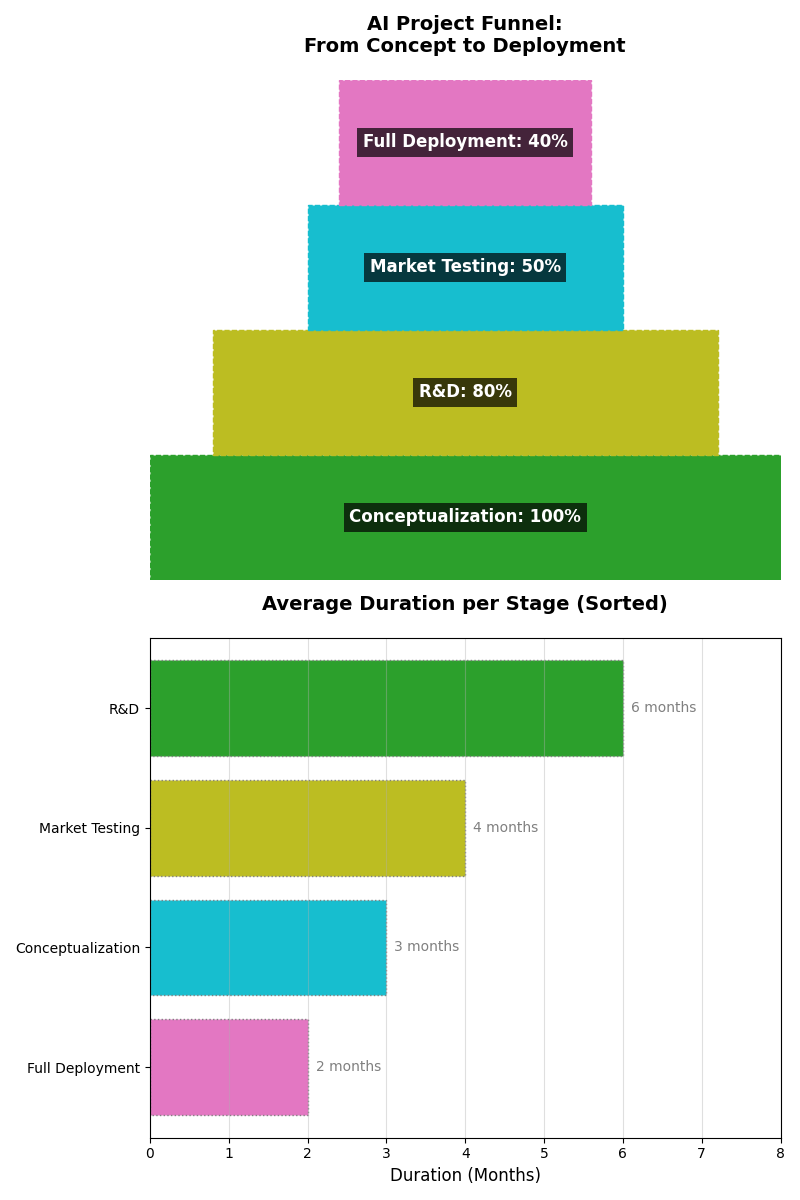

This figure's Python source:
import matplotlib.pyplot as plt
import numpy as np
import matplotlib.patches as patches

stages = ["Conceptualization", "R&D", "Market Testing", "Full Deployment"]
percentages = [100, 80, 50, 40]
average_durations = [3, 6, 4, 2]

sorted_indices = np.argsort(average_durations)[::-1]
sorted_stages = [stages[i] for i in sorted_indices]
sorted_durations = [average_durations[i] for i in sorted_indices]

fig, (ax1, ax2) = plt.subplots(2, 1, figsize=(8, 12))
plt.subplots_adjust(hspace=0.3)

colors = ['#2ca02c', '#bcbd22', '#17becf', '#e377c2']

total_height = 1.0
trapezoid_widths = np.array(percentages) * 0.01
trapezoid_heights = np.diff(np.linspace(0, total_height, len(stages) + 1))
x_positions = (1 - trapezoid_widths) / 2

for i in range(len(stages)):
    polygon = patches.Polygon(
        [
            (x_positions[i], sum(trapezoid_heights[:i])),
            (x_positions[i] + trapezoid_widths[i], sum(trapezoid_heights[:i])),
            (x_positions[i] + trapezoid_widths[i], sum(trapezoid_heights[:i + 1])),
            (x_positions[i], sum(trapezoid_heights[:i + 1]))
        ],
        closed=True,
        color=colors[i],
        edgecolor='gray',
        linestyle='--'
    )
    ax1.add_patch(polygon)
    ax1.text(0.5, sum(trapezoid_heights[:i]) + trapezoid_heights[i] / 2,
             f'{stages[i]}: {percentages[i]}%', 
             ha='center', va='center', color='white', fontsize=12, fontweight='bold',
             bbox=dict(facecolor='black', edgecolor='none', alpha=0.7))

ax1.set_xlim(0, 1)
ax1.set_ylim(0, total_height)
ax1.axis('off')
ax1.set_title("AI Project Funnel:\nFrom Concept to Deployment", fontsize=14, fontweight='bold', pad=20)

ax2.barh(sorted_stages, sorted_durations, color=colors, edgecolor='gray', linestyle=':')
ax2.set_xlabel('Duration (Months)', fontsize=12)
ax2.set_title("Average Duration per Stage (Sorted)", fontsize=14, fontweight='bold', pad=20)
ax2.set_xlim(0, max(sorted_durations) + 2)
ax2.invert_yaxis()
ax2.grid(axis='x', linestyle='-', alpha=0.4)
for i, v in enumerate(sorted_durations):
    ax2.text(v + 0.1, i, f'{v} months', va='center', fontsize=10, color='gray')

plt.tight_layout()
plt.show()
